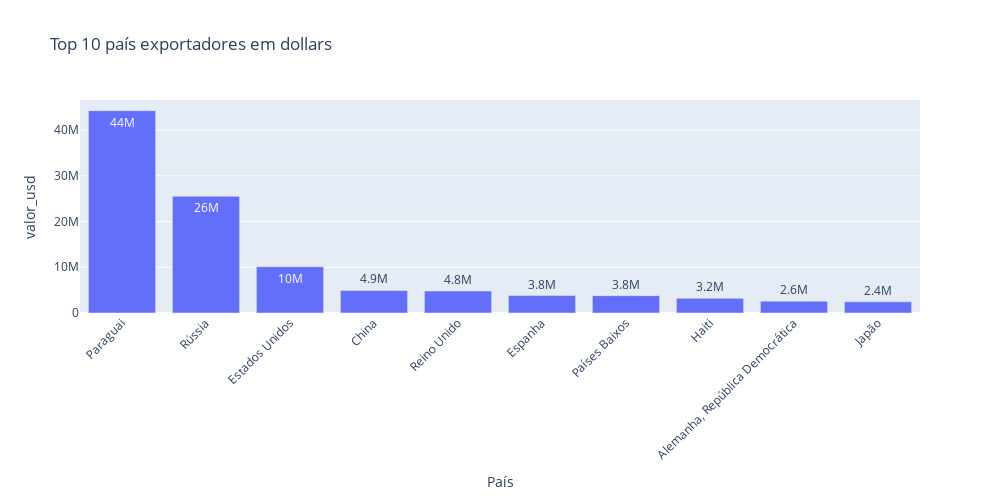

The notebook cell saved with this chart:
### Code cell
fig = px.bar(
        base_export_agg_pais_by_valor, 
        x = 'País', y = 'valor_usd', 
        text_auto='.2s',
        title = "Top 10 país exportadores em dollars"
    )

fig.update_layout(
    width = 1000,   
    height = 500,  
    xaxis_tickangle = -45,  # Rotacionar os rótulos do eixo X em -45 graus
    xaxis_title = "País",
    yaxis_title = "valor_usd"
)

fig.show()

### Figure 1 — Plotly figure (JSON) as saved in the notebook; plotly's stock layout.template omitted (floating-point values rounded to 4 significant figures)
{"data": [{"alignmentgroup": "True", "hovertemplate": "País=%{x}<br>valor_usd=%{y}<extra></extra>", "legendgroup": "", "marker": {"color": "#636efa", "pattern": {"shape": ""}}, "name": "", "offsetgroup": "", "orientation": "v", "showlegend": false, "textposition": "auto", "texttemplate": "%{y:.2s}", "type": "bar", "x": ["Paraguai", "Rússia", "Estados Unidos", "China", "Reino Unido", "Espanha", "Países Baixos", "Haiti", "Alemanha, República Democrática", "Japão"], "xaxis": "x", "y": [44236294, 25504484, 10113658, 4929621, 4796011, 3812723, 3796569, 3198869, 2578247, 2435496], "yaxis": "y"}], "layout": {"barmode": "relative", "height": 500, "legend": {"tracegroupgap": 0}, "title": {"text": "Top 10 país exportadores em dollars"}, "width": 1000, "xaxis": {"anchor": "y", "domain": [0, 1], "tickangle": -45, "title": {"text": "País"}}, "yaxis": {"anchor": "x", "domain": [0, 1], "title": {"text": "valor_usd"}}}}
